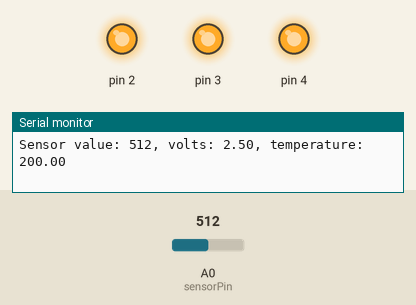
The sketch below on a simulated Arduino Uno, built with avr-gcc and run on an emulated ATmega328P. Parts: output pins drawn as LEDs (lit = HIGH), the last lines printed to the serial monitor. The inputs (shaded band) are chosen by the test bench; at power-on: A0 (sensorPin) = 512.

Above: at 1.2 s.
1.3 s: A0 (sensorPin) set to 179
4.3 s: A0 (sensorPin) set to 161
At 5.2 s:
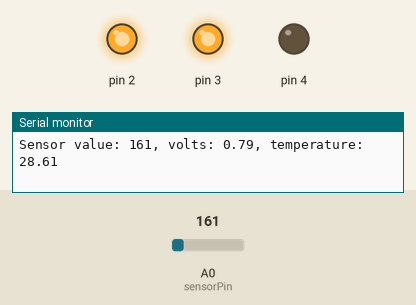
5.8 s: A0 (sensorPin) set to 122
At 7.0 s:
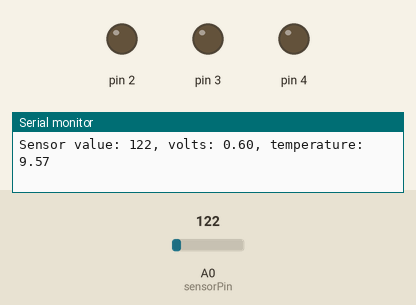
7.3 s: A0 (sensorPin) set to 306
At 8.6 s:
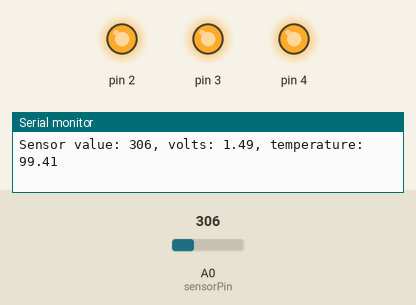
Timing chart, 0 to 10.3 s (numbered marks = the images above; inputs shaded):
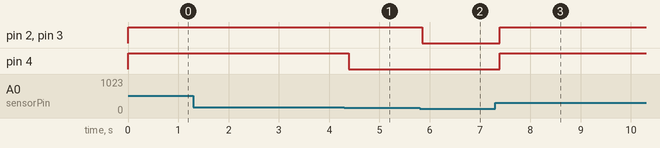

The sketch:

love_o_meter.ino
```cpp
const int sensorPin = A0;
const float baseLineTemp = 26.0;
const float baseLineThreshold = 1;

void setup() {
  Serial.begin(9600);

  for (int pinNumber = 2; pinNumber < 5; pinNumber++) {
    pinMode(pinNumber, OUTPUT);
    digitalWrite(pinNumber, LOW);
  }
}

void loop() {
  int sensorVal = analogRead(sensorPin);
  Serial.print("Sensor value: ");
  Serial.print(sensorVal);

  // convert the ADC reading to voltage
  float voltage = (sensorVal/1024.0) * 5.0;
  Serial.print(", volts: ");
  Serial.print(voltage);

  // convert the voltage to temperature in degrees
  float temperature = (voltage - .5) * 100;
  Serial.print(", temperature: ");
  Serial.println(temperature);

  if (temperature < baseLineTemp) {
    digitalWrite(2, LOW);
    digitalWrite(3, LOW);
    digitalWrite(4, LOW);
  } else if (temperature >= baseLineTemp + (baseLineThreshold * 1) && temperature < baseLineTemp + (baseLineThreshold * 2)) {
    digitalWrite(2, HIGH);
    digitalWrite(3, LOW);
    digitalWrite(4, LOW);
  } else if (temperature >= baseLineTemp + (baseLineThreshold * 2) && temperature < baseLineTemp + (baseLineThreshold * 3)) {
    digitalWrite(2, HIGH);
    digitalWrite(3, HIGH);
    digitalWrite(4, LOW);
  } else {
    digitalWrite(2, HIGH);
    digitalWrite(3, HIGH);
    digitalWrite(4, HIGH);
  }

  delay(1);
}
```

Measured:
- the behaviour switches between 162 and 161 on A0 (sensorPin) (found by bisection; images 0 and 1)
- after the input at 4.3 s, pin 4: HIGH → LOW after 0.09 s
- after the input at 5.8 s, pin 2, pin 3: HIGH → LOW after 0.05 s
- after the input at 7.3 s, pin 2–4: LOW → HIGH after 0.09 s
